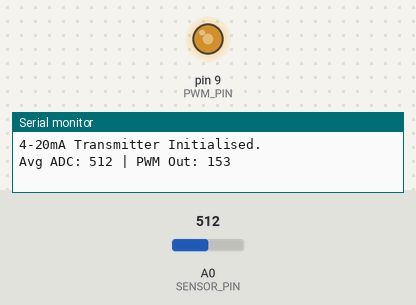
This sketch was run on a simulated Arduino Uno, built with avr-gcc and run on an emulated ATmega328P. Parts: output pins drawn as LEDs (lit = HIGH), the last lines printed to the serial monitor. The inputs (shaded band) are chosen by the test bench; at power-on: A0 (SENSOR_PIN) = 512.

Above: at 1.2 s.
1.3 s: A0 (SENSOR_PIN) set to 122
At 3.7 s:
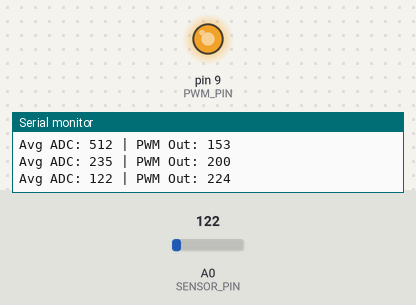
4.3 s: A0 (SENSOR_PIN) set to 716
At 5.5 s:
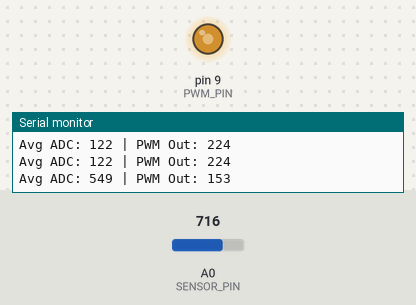
Timing chart, 0 to 7.3 s (numbered marks = the images above; inputs shaded):
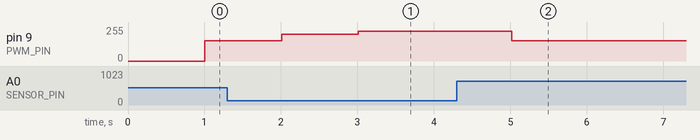

The sketch:

Firmware.ino
```cpp
// 3.3V to 4-20mA Transmitter Firmware
#include <stdint.h>

// ======================== USER CONFIGURATION ==================================

// --- Pin Definitions ---
constexpr uint8_t SENSOR_PIN = A0; // 0-3.3V Analogue Sensor Input
constexpr uint8_t PWM_PIN    = 9;  // PWM Output to RC Filter/Op-Amp

// --- Averaging Configuration ---
// The module takes a reading every 'SAMPLE_INTERVAL_MS'.
// It averages 'NUM_SAMPLES' before updating the 4-20mA output.
constexpr uint32_t SAMPLE_INTERVAL_MS = 10;  // Take a sample every 10 ms
constexpr uint16_t NUM_SAMPLES        = 100; // Average 100 samples (updates every 1000 ms)

// --- Scaling & Mapping Configuration ---
// 1. Define your input sensor range (ADC values)
// On a 5V ATMega328P (10-bit ADC): 5V = 1023, 3.3V = ~675.
// Adjust these to match your specific sensor's calibrated output range.
constexpr uint16_t ADC_IN_MIN = 0;
constexpr uint16_t ADC_IN_MAX = 450;

// 2. Define your output loop range (PWM values 0-255)
// Adjust these based on the voltage drop needed across your sense resistor.
// NOTE: Inverted logic - lower PWM value creates a higher voltage drop (higher current).
constexpr uint8_t PWM_OUT_4MA  = 250;
constexpr uint8_t PWM_OUT_20MA = 153;

// ======================= END USER CONFIGURATION ===============================

// State Variables
uint32_t lastSampleTime = 0;
uint32_t sampleSum      = 0;
uint16_t sampleCount    = 0;

void setup() {
  pinMode(PWM_PIN, OUTPUT);
  Serial.begin(115200);
  Serial.println("4-20mA Transmitter Initialised.");
}

void loop() {
  uint32_t currentMillis = millis();

  // 1. Take samples at the configured interval
  if (currentMillis - lastSampleTime >= SAMPLE_INTERVAL_MS) {
    sampleSum += analogRead(SENSOR_PIN);
    sampleCount++;
    lastSampleTime = currentMillis;

    // 2. Once we reach the configured number of samples, calculate and output
    if (sampleCount >= NUM_SAMPLES) {

      // Calculate average
      uint16_t avgReading = sampleSum / NUM_SAMPLES;

      // Map the reading to the 4-20mA PWM range
      int16_t pwmValue = map(avgReading, ADC_IN_MIN, ADC_IN_MAX, PWM_OUT_4MA, PWM_OUT_20MA);

      // Constrain to ensure we strictly stay within 4-20mA limits.
      pwmValue = constrain(pwmValue, PWM_OUT_20MA, PWM_OUT_4MA);

      // Output the new PWM value
      analogWrite(PWM_PIN, (uint8_t)pwmValue);

      // Debugging output
      Serial.print("Avg ADC: "); Serial.print(avgReading);
      Serial.print(" | PWM Out: "); Serial.println(pwmValue);

      // Reset accumulators for the next batch
      sampleSum = 0;
      sampleCount = 0;
    }
  }
}
```

Measured:
- after the input at 1.3 s, pin 9 (PWM_PIN): 153/255 → 200/255 after 0.71 s, → 224/255 1.0 s later
- after the input at 4.3 s, pin 9 (PWM_PIN): 224/255 → 153/255 after 0.72 s
